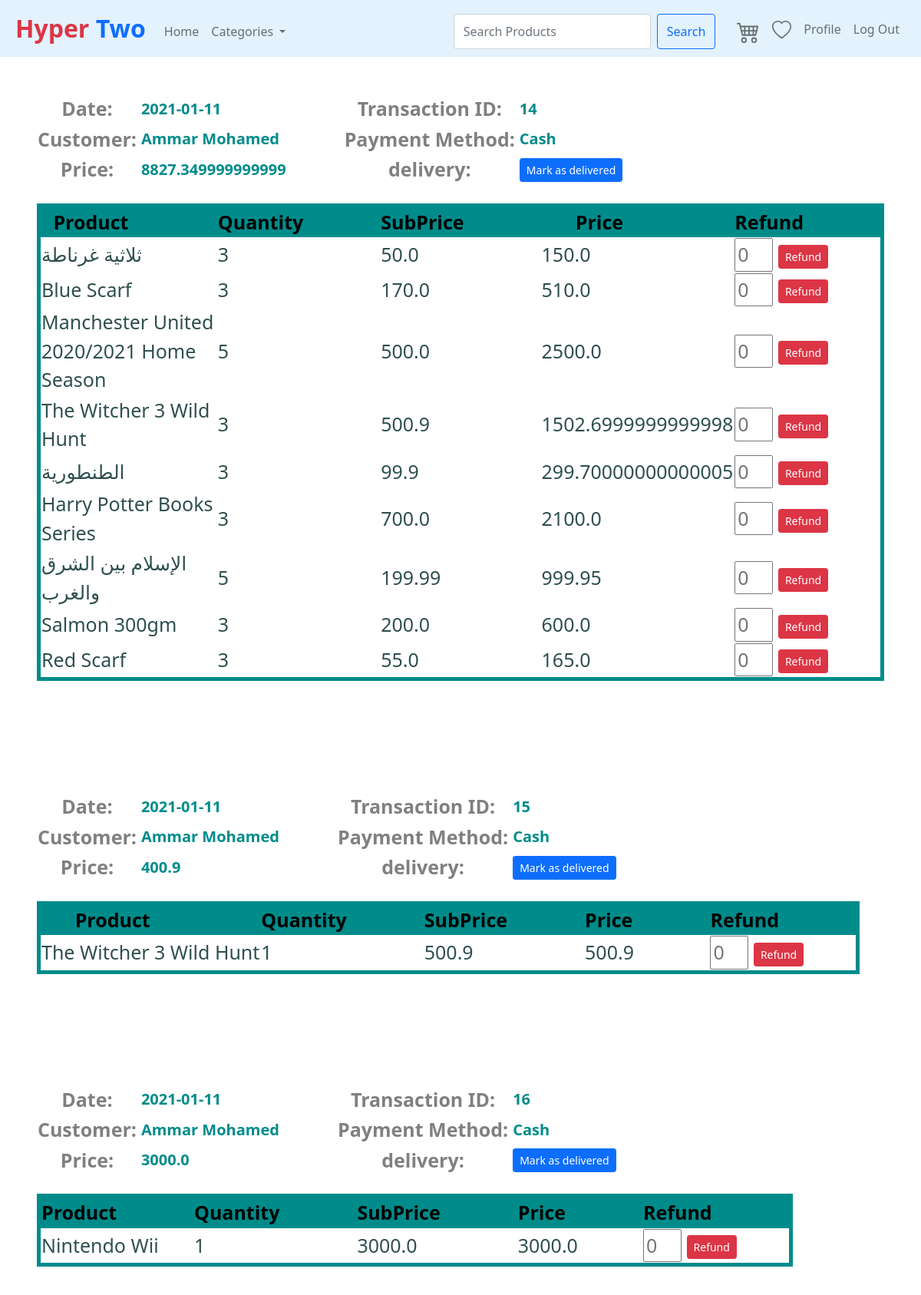
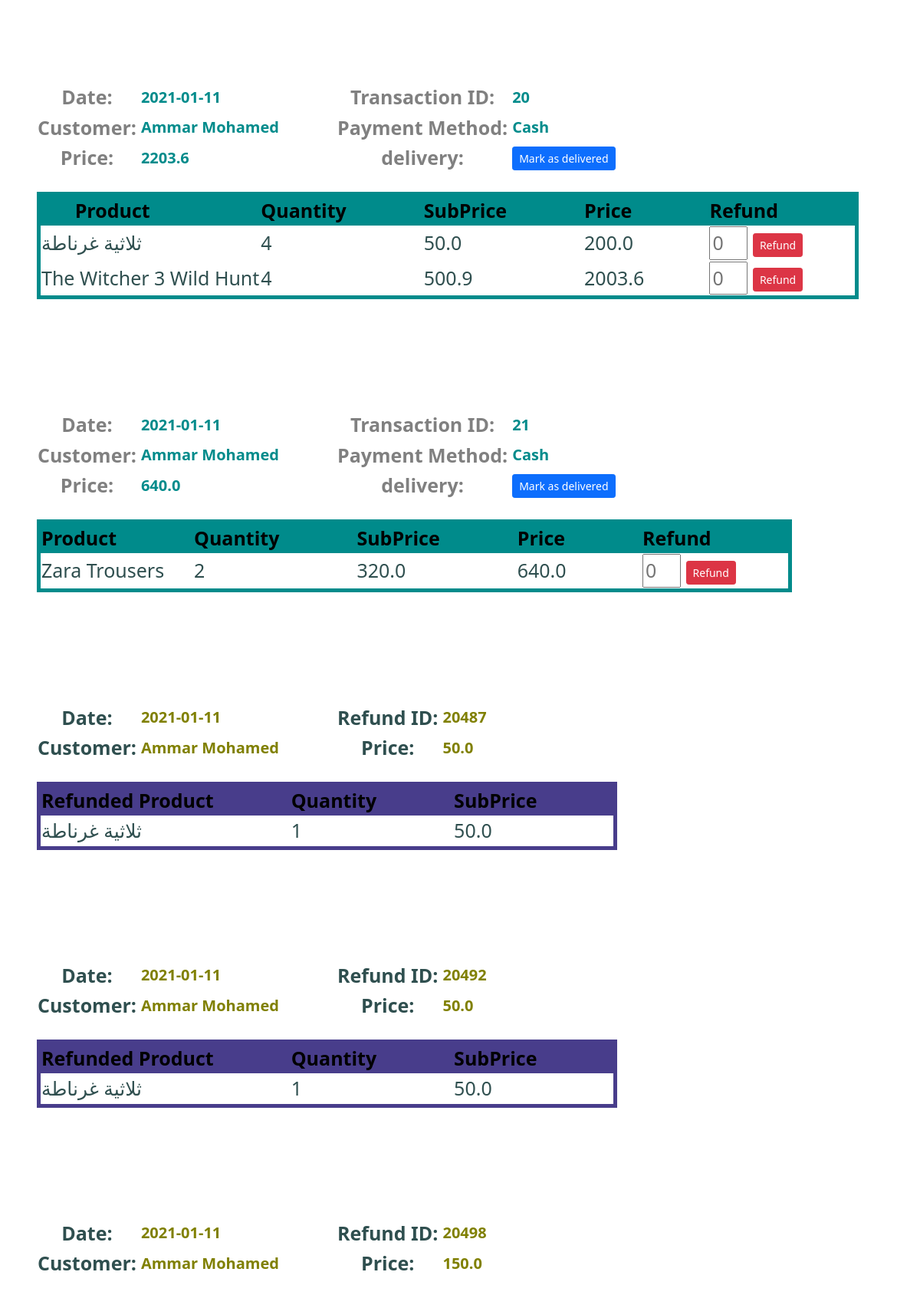
The page /Transactions (signed in, upper part) on the database its author committed (2 pictures, top to bottom).
### tables this page shows
CREATE TABLE Transactions (TransactionID INTEGER PRIMARY KEY AUTOINCREMENT UNIQUE NOT NULL, TransactionDate DATETIME, IsDelivered BOOLEAN, Price DOUBLE NOT NULL, PaymentMethod VARCHAR (100), CustomerID INT REFERENCES Customer (CustomerID) ON DELETE NO ACTION ON UPDATE CASCADE NOT NULL);

CREATE TABLE Customer (CustomerID INTEGER PRIMARY KEY AUTOINCREMENT UNIQUE NOT NULL, Username VARCHAR (300) NOT NULL UNIQUE, Password VARCHAR (300) NOT NULL, FirstName VARCHAR (300) NOT NULL, LastName VARCHAR (300) NOT NULL, Address VARCHAR (500), PhoneNumber VARCHAR (20), RegisterationCode VARCHAR (30) UNIQUE, CodeShares INT, PromoCode VARCHAR (300), VoucherValue INT);

CREATE TABLE Transaction_Contains_Products (TransactionID INT NOT NULL, ProductID INT NOT NULL, Quantity INT NOT NULL, BuyPrice DOUBLE, PRIMARY KEY (TransactionID, ProductID), FOREIGN KEY (TransactionID) REFERENCES Transactions (TransactionID) ON DELETE CASCADE ON UPDATE CASCADE, FOREIGN KEY (ProductID) REFERENCES Product ON DELETE NO ACTION ON UPDATE NO ACTION);

CREATE TABLE Product (ProductID INTEGER PRIMARY KEY AUTOINCREMENT NOT NULL UNIQUE, ProductName VARCHAR (300) NOT NULL UNIQUE, ProductDescription VARCHAR (5000), Price DOUBLE NOT NULL, Quantity INT NOT NULL, Rating DOUBLE CHECK (Rating >= 0 and Rating < 6), ImageURL VARCHAR (1000), SupplierID INT NOT NULL REFERENCES Suppliers (SupplierID), CategoryID INT NOT NULL REFERENCES Categories (CategoryID) ON DELETE CASCADE ON UPDATE CASCADE);

CREATE TABLE RefundProducts (RefundID INT, ProductID INT, Quantity INT, PRIMARY KEY (RefundID, ProductID), FOREIGN KEY (RefundID) REFERENCES Refunds (RefundID) ON DELETE CASCADE ON UPDATE CASCADE, FOREIGN KEY (ProductID) REFERENCES Product ON DELETE NO ACTION ON UPDATE NO ACTION);

CREATE TABLE Refunds (RefundID INTEGER PRIMARY KEY AUTOINCREMENT UNIQUE NOT NULL, Price DOUBLE NOT NULL, DateRefunded DATETIME, TransactionID INT REFERENCES Transactions (TransactionID) ON DELETE RESTRICT ON UPDATE NO ACTION NOT NULL);

### application.py (the view, shortened to what this page needs)
@app.route("/Transactions", methods=["GET", "POST"])
@login_required
def Transactions():
    categories=GetCategories()
    rows = db.execute("SELECT * FROM Transactions WHERE CustomerID = :id",
                         id=session["user_id"])
    CustomerInfo = db.execute("SELECT * FROM Customer WHERE CustomerID = :id",
                        id=session["user_id"])
    TransConPros = []
    for row in rows:
        TransConPros.append(db.execute("SELECT T.TransactionID, T.ProductID, T.Quantity, P.ProductName, P.ProductID, P.Price FROM Transaction_Contains_Products as T, Product as P WHERE T.TransactionID = :id and T.ProductID=P.ProductID",
        id= row["TransactionID"]))
    Product = []
    for TransConPro in TransConPros:
        for row in TransConPro:
            Product.append(db.execute("SELECT * FROM Product WHERE ProductID = :id",
            id= row["ProductID"]))
    Refunds = []
    for row in rows:
        Refunds.append(db.execute("SELECT * FROM Refunds WHERE TransactionID = :id",
        id= row["TransactionID"]))
    Refund_Product = []
    for Refund in Refunds:
        for Ref in Refund:
            Refund_Product.append(db.execute("SELECT R.RefundID, R.ProductID, R.Quantity, P.ProductName, P.Price, P.ProductID FROM RefundProducts as R, Product as P WHERE RefundID = :id and R.ProductID=P.ProductID",
            id= Ref["RefundID"]))
    return render_template("Transactions.html" ,categories=categories,CustomerInfo = CustomerInfo ,
    rows = rows , TransConPros = TransConPros , Product = Product , Refunds = Refunds , Refund_Product =Refund_Product)

### application.py (called while the page is built)
@app.after_request
def after_request(response):
    response.headers["Cache-Control"] = "no-cache, no-store, must-revalidate"
    response.headers["Expires"] = 0
    response.headers["Pragma"] = "no-cache"
    return response

def GetCategories():
    categories=db.execute("Select * from Categories order by CategoryName")
    today = date.today()
    saleproducts = db.execute("SELECT * FROM In_Sale_Products")
    for product in saleproducts:
        prodid=product["ProductID"]
        productdate = product["SaleEndDate"].split("-")
        productdate = date(int(productdate[0]),int(productdate[1]),int(productdate[2]))
        if productdate < today:
            query = db.execute("DELETE FROM In_Sale_Products WHERE ProductID= :prodid",prodid=prodid)
    return categories

### helpers.py (called while the page is built)
def login_required(f):
    @wraps(f)
    def decorated_function(*args, **kwargs):
        if session.get("user_id") is None:
            return redirect("/login")
        return f(*args, **kwargs)
    return decorated_function

### templates/Transactions.html (shortened to what this page needs)
{% extends "layout.html" %}
{% block main %}
{% for row in rows%}
    <table class = "TransactionH">
        <thead class = "Head">
            <tr class = "H1">
                <th class = "Const"> Date: </th>
                <th class = "Var"> {{row.TransactionDate}} </th>
                <th class = "Const"> Transaction ID: </th>
                <th class = "Var"> {{row.TransactionID}} </th>
            </tr>
            <tr class = "H2">
                <th class = "Const"> Customer: </th>
                <th class = "Var"> {{CustomerInfo[0].FirstName}} {{CustomerInfo[0].LastName}} </th>
                <th class = "Const"> Payment Method: </th>
                <th class = "Var"> {{row.PaymentMethod}} </th>
            </tr>
            <tr class = "H3">
                <th class = "Const"> Price: </th>
                <th class = "Var"> {{row.Price}} </th>
                <th class = "Const"> delivery: </th>
                <th class = "Var">
                {%if not row.IsDelivered%}
                <form action="/Transactions" method="post">
                    <button class="btn btn-sm btn-primary" type="submit">Mark as delivered</button>
                </form>
                {%else%}
                delivered
                    {%endif%}
                </th>
            </tr>
        </thead>
    </table>
    <br>
    <table class = "TransactionB">
        <thead>
            <tr>
                <th class = "Fix"> Product </th>
                <th class = "Fix"> Quantity </th>
                <th class = "Fix"> SubPrice </th>
                <th class = "Fix"> Price </th>
                <th class = "Fix"> Refund </th>
            </tr>
        </thead>
        <tbody>
            {% for Trans in TransConPros %}
                {% for Tran in Trans %}
                        {% if row.TransactionID == Tran.TransactionID %}
                            <tr class = "T1R1">
                            <td> {{ Tran.ProductName }} </td>
                            <td> {{ Tran.Quantity }} </td>
                            <td> {{ Tran.Price }} </td>
                            <td> {{ Tran.Quantity * Tran.Price }} </td>
                            <td>
                                    <form action="/Transactions" method="post">
                                        <input type="number" name="Refund_Quantity" min="1" placeholder="0" style="width: 50px" required />
                                        <button class="btn btn-sm btn-danger" type="submit">Refund</button>
                                    </form>
                            </td>
                        </tr>
                        {% endif %}
                {% endfor %}
            {% endfor %}
        </tbody>
    </table>
<br><br><br><br><br><br>
{% endfor %}
{% for Refund in Refunds%}
    {% for Ref in Refund%}
        {% for Refund_Prod in Refund_Product %}
            {% for Refund_Pro in Refund_Prod %}
                {% if Refund_Pro.RefundID == Ref.RefundID%}
                <table class = "RefundH">
                    <thead class = "Head">
                        <tr class = "H1">
                            <th class = "ConstR"> Date: </th>
                            <th class = "VarR"> {{Ref.DateRefunded}} </th>
                            <th class = "ConstR"> Refund ID: </th>
                            <th class = "VarR"> {{Ref.RefundID}} </th>
                        </tr>
                        <tr class = "H2">
                            <th class = "ConstR"> Customer: </th>
                            <th class = "VarR"> {{CustomerInfo[0].FirstName}} {{CustomerInfo[0].LastName}} </th>
                            <th class = "ConstR"> Price: </th>
                            <th class = "VarR"> {{Ref.Price}} </th>
                        </tr>
                    </thead>
                </table>
    <br>
    <table class = "RefundB">
        <thead>
            <tr>
                <th class = "FixR"> Refunded Product </th>
                <th class = "FixR"> Quantity </th>
                <th class = "FixR"> SubPrice </th>
            </tr>
        </thead>
        <tbody>
             {% for Refund_Prod in Refund_Product %}
                 {% for Refund_Pro in Refund_Prod %}
                        {% if Refund_Pro.RefundID == Ref.RefundID%}
                            <tr class = "T1R1">
                                <td> {{ Refund_Pro.ProductName }} </td>
                                <td> {{ Refund_Pro.Quantity }} </td>
                                <td> {{ Refund_Pro.Price }} </td>
                            </tr>
                        {% endif %}
                {% endfor %}
            {% endfor %}
        </tbody>
    </table>
<br><br><br><br><br><br>
                {% endif %}
            {%endfor%}
        {%endfor%}
    {%endfor%}
{% endfor %}
{% endblock %}

### static/styles.css (style rules this page uses)
body { perspective: 1000px; transform-style: preserve-3d; }
main th.Const { font-size: 25px; color:grey; padding-right:5px; }
main th.Var { font-size: 20px; color:darkcyan; padding-right:75px; text-align: left; }
main th.Fix { font-size: 25px; color:rgb(0, 0, 0); padding-right:100px; background-color:darkcyan; }
main table.TransactionB { border: 5px solid darkcyan; }
main tbody { font-weight: 500; font-size: 25px; color:darkslategray; text-align: left; }
main button { background-color: #537fbe; text-align: left; }
main th.ConstR { font-size: 25px; color:darkslategrey; padding-right:5px; }
main th.VarR { font-size: 20px; color:olive; padding-right:75px; text-align: left; }
main th.FixR { font-size: 25px; color:rgb(0, 0, 0); padding-right:100px; background-color:darkslateblue; }
main table.RefundB { border: 5px solid darkslateblue; }

### rows shown on the page
Transactions: TransactionDate "2021-01-11", TransactionID "14", PaymentMethod "Cash", Price "8827.349999999999"
Customer: FirstName "Ammar", LastName "Mohamed"
Transaction_Contains_Products: ProductName "ثلاثية غرناطة", Quantity "3", Price "50.0", Tran.Quantity*Tran.Price "150.0"
Transaction_Contains_Products: ProductName "Blue Scarf", Quantity "3", Price "170.0", Tran.Quantity*Tran.Price "510.0"
Transaction_Contains_Products: ProductName "Manchester United 2020/2021 Home Season", Quantity "5", Price "500.0", Tran.Quantity*Tran.Price "2500.0"
Transaction_Contains_Products: ProductName "The Witcher 3 Wild Hunt", Quantity "3", Price "500.9", Tran.Quantity*Tran.Price "1502.6999999999998"
Transaction_Contains_Products: ProductName "الطنطورية", Quantity "3", Price "99.9", Tran.Quantity*Tran.Price "299.70000000000005"
Transaction_Contains_Products: ProductName "Harry Potter Books Series", Quantity "3", Price "700.0", Tran.Quantity*Tran.Price "2100.0"
Transaction_Contains_Products: ProductName "الإسلام بين الشرق والغرب", Quantity "5", Price "199.99", Tran.Quantity*Tran.Price "999.95"
Transaction_Contains_Products: ProductName "Salmon 300gm", Quantity "3", Price "200.0", Tran.Quantity*Tran.Price "600.0"
Transaction_Contains_Products: ProductName "Red Scarf", Quantity "3", Price "55.0", Tran.Quantity*Tran.Price "165.0"
Transactions: TransactionDate "2021-01-11", TransactionID "15", PaymentMethod "Cash", Price "400.9"
Transaction_Contains_Products: ProductName "The Witcher 3 Wild Hunt", Quantity "1", Price "500.9", Tran.Quantity*Tran.Price "500.9"
Transactions: TransactionDate "2021-01-11", TransactionID "16", PaymentMethod "Cash", Price "3000.0"
Transaction_Contains_Products: ProductName "Nintendo Wii", Quantity "1", Price "3000.0", Tran.Quantity*Tran.Price "3000.0"
Transactions: TransactionDate "2021-01-11", TransactionID "20", PaymentMethod "Cash", Price "2203.6"
Transaction_Contains_Products: ProductName "ثلاثية غرناطة", Quantity "4", Price "50.0", Tran.Quantity*Tran.Price "200.0"
Transaction_Contains_Products: ProductName "The Witcher 3 Wild Hunt", Quantity "4", Price "500.9", Tran.Quantity*Tran.Price "2003.6"
Transactions: TransactionDate "2021-01-11", TransactionID "21", PaymentMethod "Cash", Price "640.0"
Transaction_Contains_Products: ProductName "Zara Trousers", Quantity "2", Price "320.0", Tran.Quantity*Tran.Price "640.0"
Refunds: DateRefunded "2021-01-11", RefundID "20487", Price "50.0"
RefundProducts: ProductName "ثلاثية غرناطة", Quantity "1", Price "50.0"
Refunds: DateRefunded "2021-01-11", RefundID "20492", Price "50.0"
RefundProducts: ProductName "ثلاثية غرناطة", Quantity "1", Price "50.0"
Refunds: DateRefunded "2021-01-11", RefundID "20498", Price "150.0"
